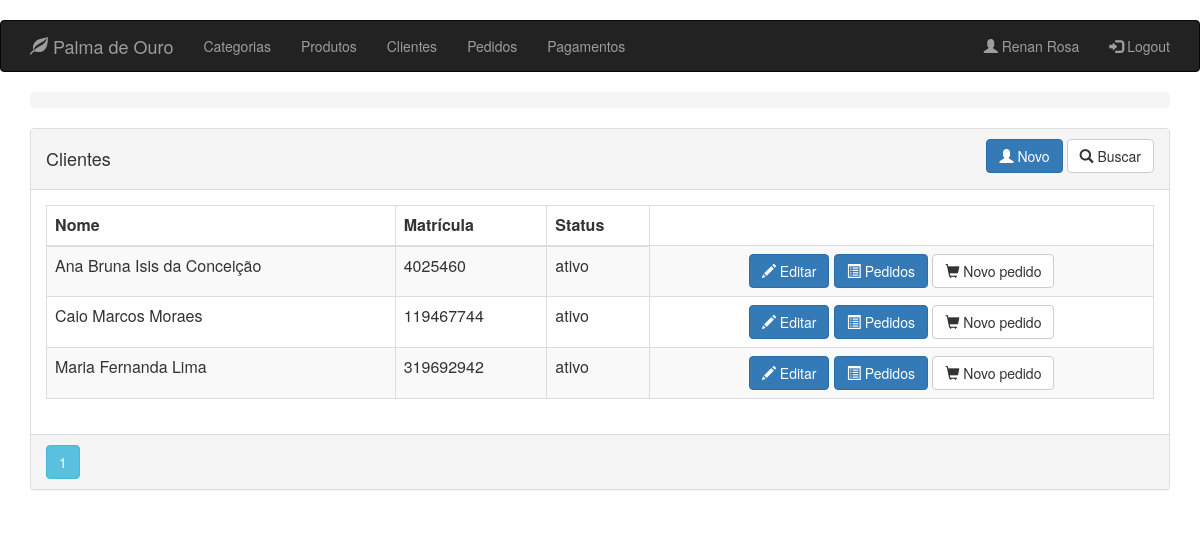
The app's page /client (signed in), older data.
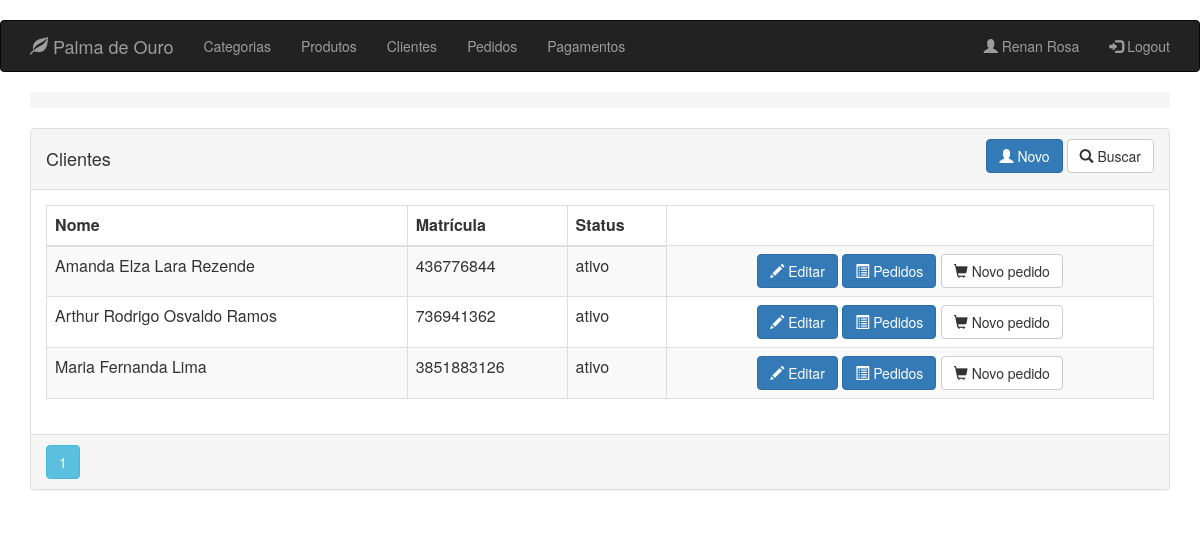
The same page, newer data.
### app/models.py (models this page shows, shortened)
class User(db.Model):
    __metaclass__ = ABCMeta
    __abstract__ = True
    id = db.Column(db.Integer, primary_key=True)
    name = db.Column(db.String(64), nullable=False, index=True)
    phone_number = db.Column(db.String(13), nullable=False)

class Client(User):
    __tablename__ = 'clients'
    __mapper_args__ = {'concrete': True}
    identification = db.Column(db.String(9), unique=True)
    notifiable = db.Column(db.Boolean)
    address = db.Column(db.String(64))
    status = db.Column(db.Boolean)

### app/routes/client/routes.py (the view)
@blueprint_client.route('/')
@blueprint_client.route('/client')
@register_breadcrumb(blueprint_client, '.', 'Clientes')
@login_required
def get_clients():
    page = request.args.get('page', 1, type=int)
    clients = Client.query.order_by(Client.name).paginate(page=page, per_page=10)
    return render_template('client/list.html', clients=clients)

### app/models.py (called while the page is built)
@login_manager.user_loader
def load_user(id):
    return Clerk.query.get(id)

### app/templates/client/list.html (shortened to what this page needs)
{% extends "base.html" %}
{% block page_content %}
<div class="panel panel-default">
    <div class="panel-heading">
        <div class="row">
            <div class="col col-xs-6">
                <h4>Clientes</h4>
            </div>
            <div class="col col-xs-6 text-right">
                <a href="{{ url_for('blueprint_client.new_client') }}" class="btn btn-primary">
                    <i class="glyphicon glyphicon-user"></i>
                    <span>Novo</span>
                </a>
                <a href="{{ url_for('blueprint_client.search_client') }}" class="btn btn-default">
                    <i class="glyphicon glyphicon glyphicon-search"></i>
                    <span>Buscar</span>
                </a>
            </div>
            <div class="btn-group col-md-4 text-right">
            </div>
        </div>
    </div>
    <div class="panel-body">
        <table class="table table-striped table-responsive table-bordered">
            <thead>
                <tr>
                    <th>Nome</th>
                    <th>Matrícula</th>
                    <th>Status</th>
                </tr>
            </thead>
            <tbody>
                {% for client in clients.items %}
                <tr>
                    <td>{{ client.name }}</td>
                    <td>{{ client.identification }}</td>
                    {% if client.status %}
                    <td>ativo</td>
                    {% else %}
                    <td>inativo</td>
                    {% endif %}
                    <td align="center">
                        <a href="{{ url_for('blueprint_client.update_client',id=client.id) }}"
                           class="btn btn-primary">
                            <span class="glyphicon glyphicon-pencil" aria-hidden="true"></span> Editar
                        </a>
                        <a href="{{ url_for('blueprint_order.get_orders',id=client.id) }}"
                           class="btn btn-primary">
                            <span class="glyphicon glyphicon-list-alt"></span>
                            Pedidos
                        </a>
                        <a href="{{ url_for('blueprint_order.new_order',id=client.id) }}"
                           class="btn btn-default">
                            <span class="glyphicon glyphicon-shopping-cart"></span>
                            Novo pedido
                        </a>
                    </td>
                </tr>
                {% endfor %}
            </tbody>
        </table>
    </div>
    <div class="panel-footer p-0">
        {% for page_number in clients.iter_pages(left_edge=1,right_edge=1,left_current=1,right_current=2) %}
        {% if page_number %}
        {% if clients.page == page_number %}
        <a class="btn btn-info mb-4"
           href="{{ url_for('blueprint_client.get_clients',page=page_number) }}">{{ page_number }}</a>
        {% else %}
        <a class="btn btn-outline-info mb-4"
           href="{{ url_for('blueprint_client.get_clients',page=page_number) }}">{{ page_number }}</a>
        {% endif %}
        {% else %}
        ...
        {% endif %}
        {% endfor %}
    </div>
</div>
{% endblock %}

Row changes from the older to the newer data that the page shows:
removed Client: name "Ana Bruna Isis da Conceição", identification "4025460", status "ativo"
changed Client: name "Caio Marcos Moraes" → "Amanda Elza Lara Rezende"; identification "119467744" → "436776844"
added Client: name "Arthur Rodrigo Osvaldo Ramos", identification "736941362", status "ativo"
changed Client "Maria Fernanda Lima": identification "319692942" → "3851883126"
